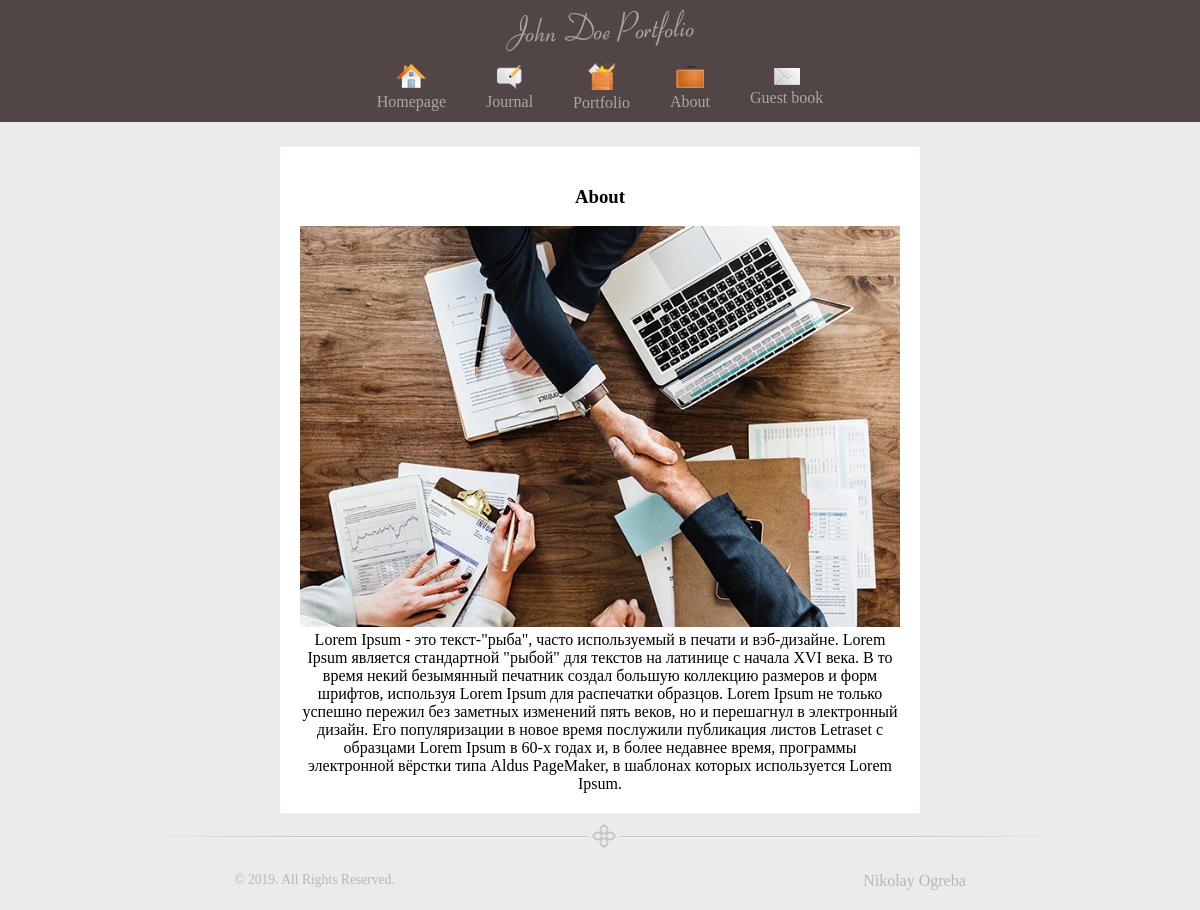
The page /?view=page&page_id=4 on the database its author committed.
### tables this page shows
CREATE TABLE IF NOT EXISTS `pages` (
  `id` tinyint(3) unsigned NOT NULL,
  `metaKey` varchar(255) NOT NULL,
  `metaDes` varchar(255) NOT NULL,
  `iconImg` varchar(255) NOT NULL DEFAULT 'notImg.png',
  `imgPage` varchar(255) NOT NULL DEFAULT 'no img',
  `titleSite` varchar(255) NOT NULL,
  `textSite` text NOT NULL,
  `namePage` varchar(255) NOT NULL DEFAULT 'no name'
);

### controller/controller.php (called while the page is built, shortened)
<?php
    $pages = get_full_pages();
    $view = empty($_GET['view']) ? 'guest_book' : $_GET['view'];
    switch($view) {
    	case('page'):
    		if(isset($_GET['page_id'])) {
    			$get_page_id = abs( (int)$_GET['page_id'] );
    			$page = get_page($get_page_id);
    		}
    	break;
    }
    require(TEMPLATE . 'index.php');

### index.php (called while the page is built, shortened)
<?php
	require(CONTROLLER);
?>

### model/model.php (called while the page is built, shortened)
<?php
	function get_full_pages()
	{
		$query = "SELECT `id`, `iconImg`, `titleSite`, `namePage` FROM `pages`";
		$res_select_pages = mysqli_query($GLOBALS['db'], $query) or die(mysqli_error($GLOBALS['db']));
		$get_array_pages = [];
		while($row = mysqli_fetch_assoc($res_select_pages)) {
			$get_array_pages[] = $row;
		}
		return $get_array_pages;
	}
	function get_page($get_page_id)
	{
		$query = "SELECT `metaKey`, `metaDes`, `iconImg`, `imgPage`, `titleSite`, `textSite` FROM `pages` WHERE `id` = $get_page_id";
		$res_select_page = mysqli_query($GLOBALS['db'], $query) or die(mysqli_error($GLOBALS['db']));
		$get_page = [];
		while($row = mysqli_fetch_assoc($res_select_page)) {
			$get_page = $row;
		}
		return $get_page;
	}

### views/viewGuestBook/page.php (the view)
<?php if(!empty($page)): ?>
	<h3><?=$page['titleSite']?></h3>
	<?php if(isset($page['imgPage']) && $page['imgPage'] != 'no img'): ?>
	<img src='<?=TEMPLATE?>images/bg_pages/<?=$page['imgPage']?>' alt='<?=$page['titleSite']?>' />
	<?php endif; ?>
	<?=$page['textSite']?>
<?php else: ?>
	<h3>Такой страницы нет на нашем сайте..</h3>
<?php endif; ?>

### views/viewGuestBook/blocks/header.php (shortened to what this page needs)
<!DOCTYPE HTML>
<html xmlns="http://www.w3.org/1999/xhtml">
<head>
    <link rel="stylesheet" href="<?=TEMPLATE?>styles/main.css" type="text/css" />
</head>
<body>
    <div id="container">
        <div id='header'>
            <img src="<?=TEMPLATE?>images/logo.png" alt = "Логотип сайта" />
            <nav>
                <?php foreach ($pages as $value): ?>
                    <?php if(isset($value['namePage']) && $value['namePage'] === 'no name'): ?>
                        <a href="?view=page&amp;page_id=<?=$value['id']?>">
                        <img src="<?=TEMPLATE?>images/<?=$value['iconImg']?>" alt="<?=$value['titleSite']?>" />
                            <br />
                        <span><?=$value['titleSite']?></span>
                    </a>
                    <?php else: ?>
                        <a href="?view=<?=$value['namePage']?>&amp;page_id=<?=$value['id']?>">
                        <img src="<?=TEMPLATE?>images/<?=$value['iconImg']?>" alt="<?=$value['titleSite']?>" />
                            <br />
                        <span><?=$value['titleSite']?></span>
                    </a>
                    <?php endif; ?>
                <?php endforeach; ?>
            </nav>
        </div>

### views/viewGuestBook/styles/main.css (style rules this page uses)
html { height: 100%; }
body { background-color: #ECEAEA; font-family: Tahoma; font-size: 12pt; margin: 0; padding: 0 0 1px 0; display: block; min-height: 100%; width: 100%; overflow-y: hidden; position: relative; overflow: auto; }
a img { border: none; }
nav { display: flex; align-items: center; justify-content: center; }
#container { text-align: center; margin: 0 auto; }
#container nav { padding: 0 0 10px; }
#container nav a { color: #ACA6A6; text-decoration: none; padding: 0 20px; }
#header { background-color: #514545; }
#content img { width: 100%; }

### rows shown on the page
pages: iconImg (picture), titleSite "Homepage"
pages: iconImg (picture), titleSite "Journal"
pages: iconImg (picture), titleSite "Portfolio"
pages: iconImg (picture), titleSite "About", imgPage (picture), textSite "Lorem Ipsum - это текст-\"рыба\", часто используемый в печати и вэб-дизайне. Lorem Ipsum является стандартной \"рыбой\" для текстов на латинице с начала XVI века. В то время некий безымянный печатник создал большую коллекцию размеров и форм шрифтов, используя Lorem Ipsum для распечатки образцов. Lorem Ipsum не только успешно пережил без заметных изменений пять веков, но и перешагнул в электронный дизайн. Его популяризации в новое время послужили публикация листов Letraset с образцами Lorem Ipsum в 60-х годах и, в более недавнее время, программы электронной вёрстки типа Aldus PageMaker, в шаблонах которых используется Lorem Ipsum."
pages: iconImg (picture), titleSite "Guest book"
